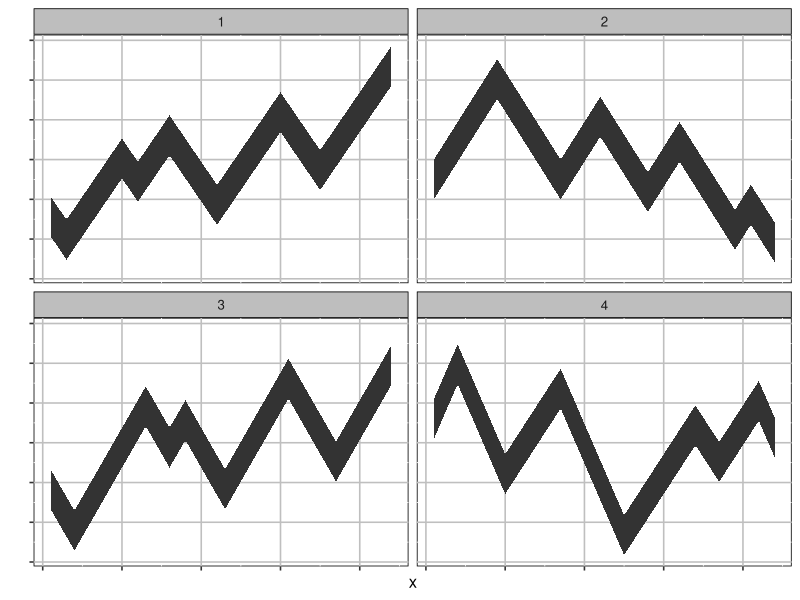

Write the R code that produced this figure.
# Code to generate 2x2 grid of pictures, 3 or 4 of which have similar or identical slopes.
require(ggplot2)
require(plyr)
require(reshape2)

# Input number of line segments and a vector of nonnegative slope magnitudes. 
# Output a dataset of x, y, slope, and segment number
getDataSet <- function(nsegment=4, slope=c(1))
{
  segmentLength=2:(nsegment+1)
  initialSlope <- rbind(rep(c(-1, 1), times=ceiling(nsegment/2))[1:nsegment], 
                        rep(c(1, -1), times=ceiling(nsegment/2))[1:nsegment])
  x <- seq(1, sum(segmentLength), 1)
  slope <- rep(slope, times=ceiling(nsegment/length(slope)))
  genY <- data.frame(slope = sample(slope, nsegment, replace=FALSE)*initialSlope[sample(c(1, 2), 1), ], 
                     times = sample(segmentLength, nsegment, replace=FALSE))
  slope <- unlist(sapply(1:nsegment, function(i) rep(genY$slope[i], times=genY$times[i])))
  segment <- unlist(sapply(1:nsegment, function(i) rep(i, times=genY$times[i])))
  data <- data.frame(x=x, y=cumsum(slope), slope=slope, segmentLength=segment)
  data$ynorm <- (data$y-mean(data$y))/sd(data$y)
  data
}


theme_stimuli <- function(base_size = 12, base_family = ""){
                   theme_grey(base_size = base_size, base_family = base_family) +
                   theme(legend.background = element_blank(), 
                         legend.key = element_blank(), 
                         panel.background = element_rect(fill="white",color="black"), 
                         panel.border = element_blank(), 
                         strip.background = element_rect(fill="grey",color="black"), 
                         plot.background = element_blank(),
                         panel.grid.major = element_line(color="grey75"),
                         axis.text=element_blank())
                  }

slopes <- list(c(1), c(1), c(1), c(1.5, 1))
data <- do.call("rbind", lapply(sample(1:4, 4), function(i) cbind(getDataSet(8, slope=unlist(slopes[i])), set=i)))


qplot(data=data, x=x, ymin=ynorm-.5, ymax=ynorm+.5, geom="ribbon") + facet_wrap(~set) + theme_stimuli()